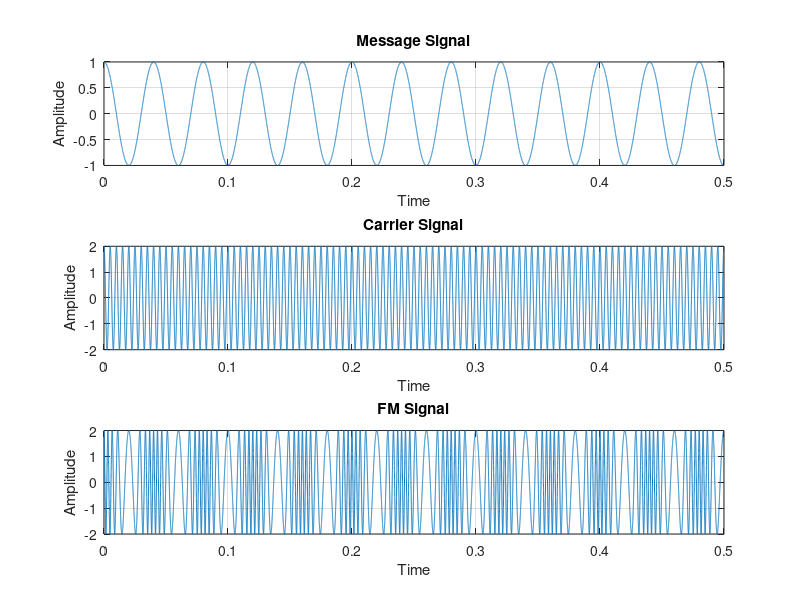

Reproduce this figure in MATLAB.

clc;
clear all;
close all;
fm=25;
fc=200;
am=1;
ac=2;
kf=5;
t=0:0.00001:0.5;

m=am*cos(2*pi*fm*t);
subplot(3,1,1);
plot(t,m);
xlabel('Time');
ylabel('Amplitude');
title('Message Signal');
grid on;

c=ac*cos(2*pi*fc*t);
subplot(3,1,2);
plot(t,c);
xlabel('Time');
ylabel('Amplitude');
title('Carrier Signal');
grid on;

y=ac*cos(2*pi*fc*t + (kf*sin(2*pi*fm*t)));
subplot(3,1,3);
plot(t,y);
xlabel('Time');
ylabel('Amplitude');
title('FM Signal');
grid on;
